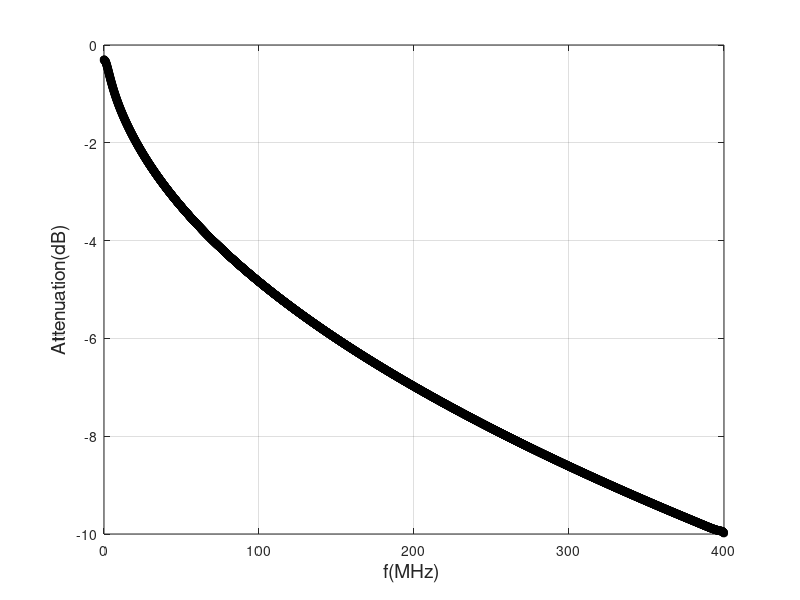

This chart was generated by the following MATLAB code: (Note: this script raises an error after producing the figure.)
clear;clc
%% Channel Model
Fs=800e6;  
Num=4096;
f=[1:1:400]*1e6;
l=0.025; %% unit is km
%l=0.150;
R0c=176.6*l;
Ac=0.0500079494;
L0=1090.8e-6*l;
L_inf=504.5e-6*l;
B=0.705;
Fm=32570;
C_inf=48.55e-9*l;
G0=1.47653e-9*l;
Ge=0.91;
R_f=1./(1./(R0c^4+Ac*f.^2).^0.25);
L_f=(L0+L_inf*(f/Fm).^B)./(1+(f/Fm).^B);
C_f=C_inf;
G_f=G0*f.^Ge;
Gama=((R_f+i*2*pi*f.*L_f).*(G_f+i*2*pi*f.*C_f)).^0.5;
Z0=((R_f+i*2*pi*f.*L_f)./(G_f+i*2*pi*f.*C_f)).^0.5;
Zl=Z0;                                              %% perfect load impedance matching
Z1=(Zl+Z0.*tanh(Gama*l))./(1+Zl./Z0.*tanh(Gama*l));  %% input impedance of channel with Zl load
Zs=Z1;                                              %% perfect source impedance matching
H_f=(Z1+Zs)./Z1.*Z0.*sech(Gama*l)./((Zs.*(Z0./Zl+tanh(Gama*l)))+(Z0.*(1+Z0./Zl.*tanh(Gama*l))));   %% transfer function of channel
H_f_amp=20*log10(abs(H_f));
%figure(1);
[b,a] = invfreqz(abs(H_f),2*pi*f./Fs,20,20);    %% transfer H_f to H_Z
%[b,a] = invfreqz(H_f,2*pi*f./Fs,30,30,[],300000);
[h,w] = freqz(b,a,Num,Fs);
%[h2,t] = impz(b,a);
% p_sq=sum(h2.^2)
% p_sq2=sum(b.^2)/sum(a.^2)
 figure(1);
 plot(f/1e6,H_f_amp,'r-','LineWidth',2);
 hold on; 
 plot(w/1e6,20*log10(abs(h)),'k*','LineWidth',2);
 grid on;
 xlabel('f(MHz) ','fontsize',14);
 ylabel('Attenuation(dB)','fontsize',14);
% figure(2);
% plot(t,h2,'rd','LineWidth',2);
% break;
%% Bandwidth partition
b0=15;
bs=1;
Band_total=400;  %% MHz
Fs2=Band_total*2;      %% MHz, for FREQZ transform 
PARr=10^(15.2/10);  %% Receiver peak to average ratio
Epsilon_x=10^(-60/10);     %% transimited signal energy
Sigma_r=10^(-130/10);  %% total receiver noise
Gap=10^(7.2/10);  %% SNR Gap

ai=0.0;  %$ excess bandwidth 
gi=0.2;    %% guard band

Nc=32;           %% Number of DMT sub carrier
Nband=2;         %% Number of partitioned channel 

fs_init=[50;50;50;50];
p_sq2=sum(b.^2)/sum(a.^2)
%p_sq=sum(h2.^2)
[H_freq,f2]= freqz(b,a,Num,Fs2*1e6);


%% Caculation for fs_init

sub_band=2*Num*fs_init/Fs2/Nc;                                                 %% bandwidth of sub carrier in DMT
%offset_2=[ones(1,Nc)*Num/Fs2*fs_init(1)*gi; ones(1,Nc)*(2*Num/Fs2*fs_init(1)*(1+gi)+Num/Fs2*fs_init(2)*gi)];   %% half guard band before the channel and other half guard after the channel. don't consider the excess bandwidth  

offset_4=[ones(1,Nc)*Num/Fs2*fs_init(1)*0.5*gi;  ones(1,Nc)*(2*Num/Fs2*fs_init(1)*(1+gi)+Num/Fs2*fs_init(2)*0.5*gi);  ones(1,Nc)*(2*Num/Fs2*(fs_init(1)+fs_init(2))*(1+gi)+Num/Fs2*fs_init(3)*(0.5*gi));  ones(1,Nc)*(2*Num/Fs2*(fs_init(1)+fs_init(2)+fs_init(3))*(1+gi)+Num/Fs2*fs_init(4)*(0.5*gi))]; %% three bands  
index=round(sub_band*([1:1:Nc]-1)+1+offset_4); 
Pm=H_freq(index) ;                                                        %%  sub channel gain in DMT
p_sq=(sum(abs(Pm').^2))'/Nc;

SNR_MFB=p_sq*Epsilon_x./(Sigma_r+PARr*p_sq*Epsilon_x*2^(-2*b0).*fs_init.^(2*bs));
Gama_DMT=p_sq./((prod(abs(Pm').^2))'.^(1/Nc)) %%  For matrices, prod(X) is a matrix the same size as X containing the cumulative products over each column. 
% ((prod(abs(Pm').^2))'.^(1/Nc))
C_DMT=log2(SNR_MFB./(Gama_DMT*Gap))     
Used_band=sum(fs_init*(1+ai)*(1+gi));
Bitrate=sum(fs_init.*C_DMT)/1e3  %Gbps


%% Optimization 
%Bitrate=sum(fs_init.*(log2((p_sq*Epsilon_x./(Sigma_r+PARr*p_sq*Epsilon_x*2^(-2*b0).*fs_init.^(2*bs)))./((p_sq./((prod(abs((H_freq(round(sub_band*([1:1:Nc]-1)+1+[ones(1,Nc)*Num/Fs2*fs_init(1)*gi; ones(1,Nc)*(2*Num/Fs2*fs_init(1)*(1+gi)+Num/Fs2*fs_init(2)*gi)])))').^2))'.^(1/Nc)))*Gap))))/1e3

 Fun=@(fs_init)1e6/(sum(fs_init.*(log2((p_sq*Epsilon_x./(Sigma_r+PARr*p_sq*Epsilon_x*2^(-2*b0).*fs_init.^(2*bs)))./((p_sq./((prod(abs((H_freq(round(sub_band*([1:1:Nc]-1)+1+offset_4)))').^2))'.^(1/Nc)))*Gap)))))
% 
 A=[(1+ai)*(1+gi) (1+ai)*(1+gi) (1+ai)*(1+gi) (1+ai)*(1+gi)];
 Aeq=[];
 Beq=[];
 LB=[1;1]; %% FS_min> 1M
 UB=[];
  %options = optimset('Algorithm','active-set'); 
options = optimset('Algorithm','sqp');
[X Bitrate]= FMINCON(Fun,[20;50;100;30],A,Band_total,Aeq,Beq,[1,1,1,1],UB,[],options);
X
1e3./Bitrate

% =======================The following generate the bits distribution vs frequency=====================
offset_opm=[ones(1,Nc)*Num/Fs2*X(1)*0.5*gi;  ones(1,Nc)*(2*Num/Fs2*X(1)*(1+gi)+Num/Fs2*X(2)*0.5*gi);  ones(1,Nc)*(2*Num/Fs2*(X(1)+X(2))*(1+gi)+Num/Fs2*X(3)*(0.5*gi)); ones(1,Nc)*(2*Num/Fs2*(X(1)+X(2)+X(3))*(1+gi)+Num/Fs2*X(4)*(0.5*gi))];
sub_band=2*Num*X/Fs2/Nc; 
index_opm=round(sub_band*([1:1:Nc]-1)+1+offset_opm); 
Pm=abs(H_freq(index_opm)).^2;
sub_band=2*X/Fs2/Nc;    
%when N changes, should modefy dimension matrix of X_matrix
X_matrix(1,1:32)=X(1);
X_matrix(2,1:32)=X(2);
X_matrix(3,1:32)=X(3);
X_matrix(4,1:32)=X(4);
SNR_wADC=Epsilon_x*Pm./(Sigma_r+PARr*Pm*Epsilon_x*2^(-2*b0).*X_matrix.^(2*bs));
%SNR_wADC=Epsilon_x./(Sigma_r./Pm+PARr*Epsilon_x*2^(-2*b0)*X_matrix.^(2*bs));
SNR_woADC=Epsilon_x*Pm./(Sigma_r);
Bits_wADC=log2(SNR_wADC/Gap);     %bits/Hz/s
Bits_woADC=log2(SNR_woADC/Gap);     %bits/Hz/s
figure(2)
plot([400/4096*index_opm(1,1)+0.01,400/4096*index_opm(1,:),400/4096*index_opm(1,32)+0.01,...
    400/4096*index_opm(2,1)-0.001,400/4096*index_opm(2,:),400/4096*index_opm(2,32)+0.01,...
    400/4096*index_opm(3,1)-0.001,400/4096*index_opm(3,:),400/4096*index_opm(3,32)+0.01,...
    400/4096*index_opm(4,1)-0.001,400/4096*index_opm(4,:),400/4096*index_opm(4,32)+0.01],...
    [0,Bits_woADC(1,:),0,...
    0,Bits_woADC(2,:),0,...
    0,Bits_woADC(3,:),0,...
     0,Bits_woADC(4,:),0],'--b','LineWidth',3);
hold on;
plot([400/4096*index_opm(1,1)+0.01,400/4096*index_opm(1,:),400/4096*index_opm(1,32)+0.01,...
    400/4096*index_opm(2,1)-0.001,400/4096*index_opm(2,:),400/4096*index_opm(2,32)+0.01,...
    400/4096*index_opm(3,1)-0.001,400/4096*index_opm(3,:),400/4096*index_opm(3,32)+0.01,...
    400/4096*index_opm(4,1)-0.001,400/4096*index_opm(4,:),400/4096*index_opm(4,32)+0.01],...
    [0,Bits_wADC(1,:),0,0,Bits_wADC(2,:),0,0,Bits_wADC(3,:),0,...
    0,Bits_wADC(4,:),0],'k','LineWidth',3);
title('4 Bands','fontsize',14)
xlabel('Frequency(MHz)','fontsize',14);
ylabel('Bits','fontsize',14);
legend('Without ADC noise','With ADC noise');
set(gca,'fontsize',14)
hold on


%============================contour optimization======================
ff_1=(1:3:380)/1.2;
ff_2=(1:3:380)/1.2;
for i=1:length(ff_1)
for j=1:length(ff_2)
if((ff_2(i)*1.2+ff_1(j)*1.2)>400)
    Bitrate_contour(i,j)=0;
else
offset=[ones(1,Nc)*Num/Fs2*ff_1(j)*gi; ones(1,Nc)*(2*Num/Fs2*ff_1(j)*(1+gi)+Num/Fs2*ff_2(i)*gi)];
sub_band=2*Num*[ff_1(j);ff_2(i)]/Fs2/Nc;
index=round(sub_band*([1:1:Nc]-1)+1+offset); 
Pm=H_freq(index) ;                                                        %%  sub channel gain in DMT
p_sq=(sum(abs(Pm').^2))'/Nc;
Bitrate_contour(j,i)=sum([ff_1(j);ff_2(i)].*(log2((p_sq*Epsilon_x./(Sigma_r+PARr*p_sq*Epsilon_x*2^(-2*b0).*[ff_1(j);ff_2(i)].^(2*bs)))./((p_sq./((prod(abs((H_freq(round(sub_band*([1:1:Nc]-1)+1+offset)))').^2))'.^(1/Nc)))*Gap))));
end
end
end
% figure(3)
% [c,h]=contour(ff_2,ff_1,Bitrate_contour,15);
% clabel(c,h,'manual');
% xlabel('Band2(MHz)','fontsize',14);
% ylabel('Band1(MHz)','fontsize',14);

